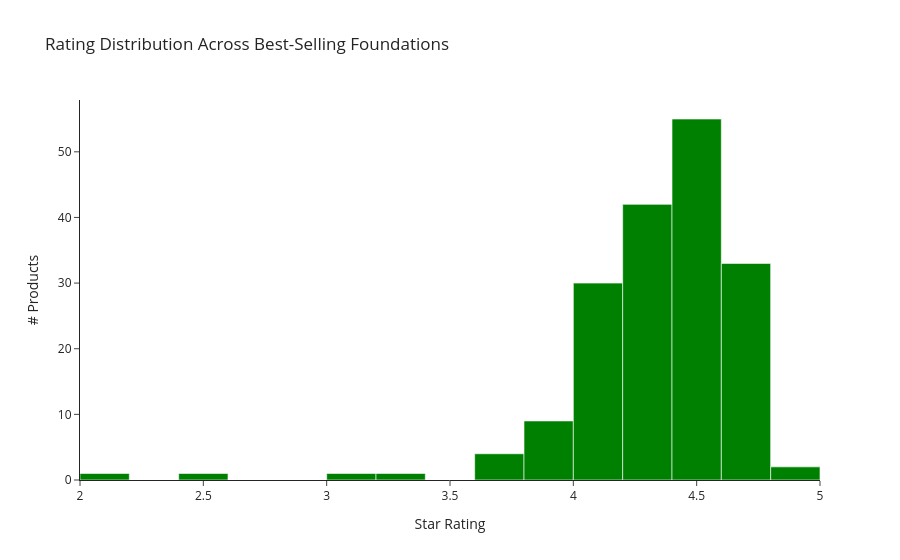

Source (notebook cell):
### Markdown cell above
### 4.4 Rating Distribution

### Code cell
fig = px.histogram(
    df.dropna(subset=["rating"]),
    x="rating",
    nbins=20,
    title="Rating Distribution Across Best-Selling Foundations",
    labels={"rating": "Star Rating"},
    color_discrete_sequence=["green"],
    template=PLOTLY_TEMPLATE,
)
fig.update_layout(yaxis_title="# Products")
fig.show()

### Figure 1 — Plotly figure (JSON) as saved in the notebook; plotly's stock layout.template omitted (floating-point values rounded to 4 significant figures; data arrays with more than 128 entries replaced by an {"elided": "..."} marker saying what was removed)
{"data": [{"bingroup": "x", "hovertemplate": "Star Rating=%{x}<br>count=%{y}<extra></extra>", "legendgroup": "", "marker": {"color": "green", "pattern": {"shape": ""}}, "name": "", "nbinsx": 20, "orientation": "v", "showlegend": false, "type": "histogram", "x": {"elided": "179 float values"}, "xaxis": "x", "yaxis": "y"}], "layout": {"barmode": "relative", "legend": {"tracegroupgap": 0}, "title": {"text": "Rating Distribution Across Best-Selling Foundations"}, "xaxis": {"anchor": "y", "domain": [0.0, 1.0], "title": {"text": "Star Rating"}}, "yaxis": {"anchor": "x", "domain": [0.0, 1.0], "title": {"text": "# Products"}}}}
